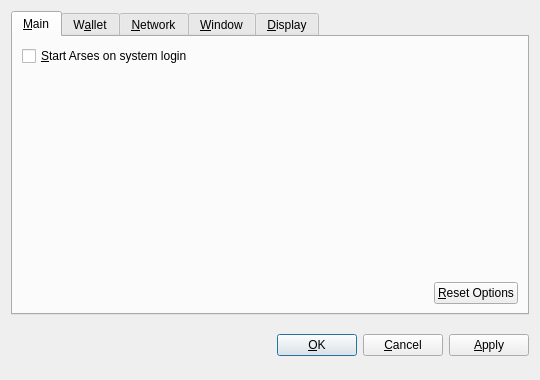
<?xml version="1.0" encoding="UTF-8"?>
<ui version="4.0">
 <class>OptionsDialog</class>
 <widget class="QDialog" name="OptionsDialog">
  <property name="geometry">
   <rect>
    <x>0</x>
    <y>0</y>
    <width>540</width>
    <height>380</height>
   </rect>
  </property>
  <property name="windowTitle">
   <string>Options</string>
  </property>
  <property name="modal">
   <bool>true</bool>
  </property>
  <layout class="QVBoxLayout" name="verticalLayout">
   <item>
    <widget class="QTabWidget" name="tabWidget">
     <property name="tabPosition">
      <enum>QTabWidget::North</enum>
     </property>
     <property name="currentIndex">
      <number>0</number>
     </property>
     <widget class="QWidget" name="tabMain">
      <attribute name="title">
       <string>&amp;Main</string>
      </attribute>
      <layout class="QVBoxLayout" name="verticalLayout_Main">
       <item>
        <widget class="QCheckBox" name="bitcoinAtStartup">
         <property name="toolTip">
          <string>Automatically start Arses after logging in to the system.</string>
         </property>
         <property name="text">
          <string>&amp;Start Arses on system login</string>
         </property>
        </widget>
       </item>
       <item>
        <spacer name="verticalSpacer_Main">
         <property name="orientation">
          <enum>Qt::Vertical</enum>
         </property>
         <property name="sizeHint" stdset="0">
          <size>
           <width>20</width>
           <height>40</height>
          </size>
         </property>
        </spacer>
       </item>
       <item>
        <layout class="QHBoxLayout" name="horizontalLayout_2_Main">
         <item>
          <spacer name="horizontalSpacer_2_Main">
           <property name="orientation">
            <enum>Qt::Horizontal</enum>
           </property>
           <property name="sizeHint" stdset="0">
            <size>
             <width>40</width>
             <height>20</height>
            </size>
           </property>
          </spacer>
         </item>
         <item>
          <widget class="QPushButton" name="resetButton">
           <property name="toolTip">
            <string>Reset all client options to default.</string>
           </property>
           <property name="text">
            <string>&amp;Reset Options</string>
           </property>
           <property name="autoDefault">
            <bool>false</bool>
           </property>
          </widget>
         </item>
        </layout>
       </item>
      </layout>
     </widget>
     <widget class="QWidget" name="tabWallet">
      <attribute name="title">
       <string>W&amp;allet</string>
      </attribute>
      <layout class="QVBoxLayout" name="verticalLayout_Network">
       <item>
        <widget class="QLabel" name="transactionFeeInfoLabel">
         <property name="text">
          <string>Optional transaction fee per kB that helps make sure your transactions are processed quickly. Most transactions are 1 kB.</string>
         </property>
         <property name="textFormat">
          <enum>Qt::PlainText</enum>
         </property>
         <property name="wordWrap">
          <bool>true</bool>
         </property>
        </widget>
       </item>
       <item>
        <layout class="QHBoxLayout" name="horizontalLayout_1_Main">
         <item>
          <widget class="QLabel" name="transactionFeeLabel">
           <property name="text">
            <string>Pay transaction &amp;fee</string>
           </property>
           <property name="textFormat">
            <enum>Qt::PlainText</enum>
           </property>
           <property name="buddy">
            <cstring>transactionFee</cstring>
           </property>
          </widget>
         </item>
         <item>
          <widget class="BitcoinAmountField" name="transactionFee"/>
         </item>
         <item>
          <spacer name="horizontalSpacer_1_Main">
           <property name="orientation">
            <enum>Qt::Horizontal</enum>
           </property>
           <property name="sizeHint" stdset="0">
            <size>
             <width>40</width>
             <height>20</height>
            </size>
           </property>
          </spacer>
         </item>
        </layout>
       </item>
       <item>
        <widget class="QLabel" name="label">
         <property name="text">
          <string>If you disable the spending of unconfirmed change, the change from a transaction cannot be used until that transaction has at least one confirmation. This also affects how your balance is computed.</string>
         </property>
         <property name="wordWrap">
          <bool>true</bool>
         </property>
        </widget>
       </item>
       <item>
        <widget class="QCheckBox" name="spendZeroConfChange">
         <property name="text">
          <string>Spend unconfirmed change  (experts only)</string>
         </property>
        </widget>
       </item>
       <item>
        <spacer name="verticalSpacer">
         <property name="orientation">
          <enum>Qt::Vertical</enum>
         </property>
         <property name="sizeHint" stdset="0">
          <size>
           <width>20</width>
           <height>40</height>
          </size>
         </property>
        </spacer>
       </item>
      </layout>
     </widget>
     <widget class="QWidget" name="tabNetwork">
      <attribute name="title">
       <string>&amp;Network</string>
      </attribute>
      <layout class="QVBoxLayout" name="verticalLayout_Network">
       <item>
        <widget class="QCheckBox" name="mapPortUpnp">
         <property name="toolTip">
          <string>Automatically open the Arses client port on the router. This only works when your router supports UPnP and it is enabled.</string>
         </property>
         <property name="text">
          <string>Map port using &amp;UPnP</string>
         </property>
        </widget>
       </item>
       <item>
        <widget class="QCheckBox" name="connectSocks">
         <property name="toolTip">
          <string>Connect to the Arses network through a SOCKS proxy (e.g. when connecting through Tor).</string>
         </property>
         <property name="text">
          <string>&amp;Connect through SOCKS proxy:</string>
         </property>
        </widget>
       </item>
       <item>
        <layout class="QHBoxLayout" name="horizontalLayout_Network">
         <item>
          <widget class="QLabel" name="proxyIpLabel">
           <property name="text">
            <string>Proxy &amp;IP:</string>
           </property>
           <property name="textFormat">
            <enum>Qt::PlainText</enum>
           </property>
           <property name="buddy">
            <cstring>proxyIp</cstring>
           </property>
          </widget>
         </item>
         <item>
          <widget class="QValidatedLineEdit" name="proxyIp">
           <property name="maximumSize">
            <size>
             <width>140</width>
             <height>16777215</height>
            </size>
           </property>
           <property name="toolTip">
            <string>IP address of the proxy (e.g. 127.0.0.1)</string>
           </property>
          </widget>
         </item>
         <item>
          <widget class="QLabel" name="proxyPortLabel">
           <property name="text">
            <string>&amp;Port:</string>
           </property>
           <property name="textFormat">
            <enum>Qt::PlainText</enum>
           </property>
           <property name="buddy">
            <cstring>proxyPort</cstring>
           </property>
          </widget>
         </item>
         <item>
          <widget class="QLineEdit" name="proxyPort">
           <property name="maximumSize">
            <size>
             <width>55</width>
             <height>16777215</height>
            </size>
           </property>
           <property name="toolTip">
            <string>Port of the proxy (e.g. 9050)</string>
           </property>
          </widget>
         </item>
         <item>
          <widget class="QLabel" name="socksVersionLabel">
           <property name="text">
            <string>SOCKS &amp;Version:</string>
           </property>
           <property name="textFormat">
            <enum>Qt::PlainText</enum>
           </property>
           <property name="buddy">
            <cstring>socksVersion</cstring>
           </property>
          </widget>
         </item>
         <item>
          <widget class="QValueComboBox" name="socksVersion">
           <property name="toolTip">
            <string>SOCKS version of the proxy (e.g. 5)</string>
           </property>
          </widget>
         </item>
         <item>
          <spacer name="horizontalSpacer_Network">
           <property name="orientation">
            <enum>Qt::Horizontal</enum>
           </property>
           <property name="sizeHint" stdset="0">
            <size>
             <width>40</width>
             <height>20</height>
            </size>
           </property>
          </spacer>
         </item>
        </layout>
       </item>
       <item>
        <spacer name="verticalSpacer_Network">
         <property name="orientation">
          <enum>Qt::Vertical</enum>
         </property>
         <property name="sizeHint" stdset="0">
          <size>
           <width>20</width>
           <height>40</height>
          </size>
         </property>
        </spacer>
       </item>
      </layout>
     </widget>
     <widget class="QWidget" name="tabWindow">
      <attribute name="title">
       <string>&amp;Window</string>
      </attribute>
      <layout class="QVBoxLayout" name="verticalLayout_Window">
       <item>
        <widget class="QCheckBox" name="minimizeToTray">
         <property name="toolTip">
          <string>Show only a tray icon after minimizing the window.</string>
         </property>
         <property name="text">
          <string>&amp;Minimize to the tray instead of the taskbar</string>
         </property>
        </widget>
       </item>
       <item>
        <widget class="QCheckBox" name="minimizeOnClose">
         <property name="toolTip">
          <string>Minimize instead of exit the application when the window is closed. When this option is enabled, the application will be closed only after selecting Quit in the menu.</string>
         </property>
         <property name="text">
          <string>M&amp;inimize on close</string>
         </property>
        </widget>
       </item>
       <item>
        <spacer name="verticalSpacer_Window">
         <property name="orientation">
          <enum>Qt::Vertical</enum>
         </property>
         <property name="sizeHint" stdset="0">
          <size>
           <width>20</width>
           <height>40</height>
          </size>
         </property>
        </spacer>
       </item>
      </layout>
     </widget>
     <widget class="QWidget" name="tabDisplay">
      <attribute name="title">
       <string>&amp;Display</string>
      </attribute>
      <layout class="QVBoxLayout" name="verticalLayout_Display">
       <item>
        <layout class="QHBoxLayout" name="horizontalLayout_1_Display">
         <item>
          <widget class="QLabel" name="langLabel">
           <property name="text">
            <string>User Interface &amp;language:</string>
           </property>
           <property name="textFormat">
            <enum>Qt::PlainText</enum>
           </property>
           <property name="buddy">
            <cstring>lang</cstring>
           </property>
          </widget>
         </item>
         <item>
          <widget class="QValueComboBox" name="lang">
           <property name="toolTip">
            <string>The user interface language can be set here. This setting will take effect after restarting Arses.</string>
           </property>
          </widget>
         </item>
        </layout>
       </item>
       <item>
        <layout class="QHBoxLayout" name="horizontalLayout_2_Display">
         <item>
          <widget class="QLabel" name="unitLabel">
           <property name="text">
            <string>&amp;Unit to show amounts in:</string>
           </property>
           <property name="textFormat">
            <enum>Qt::PlainText</enum>
           </property>
           <property name="buddy">
            <cstring>unit</cstring>
           </property>
          </widget>
         </item>
         <item>
          <widget class="QValueComboBox" name="unit">
           <property name="toolTip">
            <string>Choose the default subdivision unit to show in the interface and when sending coins.</string>
           </property>
          </widget>
         </item>
        </layout>
       </item>
       <item>
        <widget class="QCheckBox" name="displayAddresses">
         <property name="toolTip">
          <string>Whether to show Arses addresses in the transaction list or not.</string>
         </property>
         <property name="text">
          <string>&amp;Display addresses in transaction list</string>
         </property>
        </widget>
       </item>
       <item>
        <widget class="QCheckBox" name="coinControlFeatures">
         <property name="toolTip">
          <string>Whether to show coin control features or not.</string>
         </property>
         <property name="text">
          <string>Display coin &amp;control features (experts only!)</string>
         </property>
        </widget>
       </item>
       <item>
        <spacer name="verticalSpacer_Display">
         <property name="orientation">
          <enum>Qt::Vertical</enum>
         </property>
         <property name="sizeHint" stdset="0">
          <size>
           <width>20</width>
           <height>40</height>
          </size>
         </property>
        </spacer>
       </item>
      </layout>
     </widget>
    </widget>
   </item>
   <item>
    <layout class="QHBoxLayout" name="horizontalLayout_Buttons">
     <item>
      <spacer name="horizontalSpacer_1">
       <property name="orientation">
        <enum>Qt::Horizontal</enum>
       </property>
       <property name="sizeHint" stdset="0">
        <size>
         <width>40</width>
         <height>48</height>
        </size>
       </property>
      </spacer>
     </item>
     <item>
      <widget class="QLabel" name="statusLabel">
       <property name="font">
        <font>
         <weight>75</weight>
         <bold>true</bold>
        </font>
       </property>
       <property name="text">
        <string/>
       </property>
       <property name="textFormat">
        <enum>Qt::PlainText</enum>
       </property>
       <property name="wordWrap">
        <bool>true</bool>
       </property>
      </widget>
     </item>
     <item>
      <spacer name="horizontalSpacer_2">
       <property name="orientation">
        <enum>Qt::Horizontal</enum>
       </property>
       <property name="sizeHint" stdset="0">
        <size>
         <width>40</width>
         <height>48</height>
        </size>
       </property>
      </spacer>
     </item>
     <item>
      <widget class="QPushButton" name="okButton">
       <property name="text">
        <string>&amp;OK</string>
       </property>
      </widget>
     </item>
     <item>
      <widget class="QPushButton" name="cancelButton">
       <property name="text">
        <string>&amp;Cancel</string>
       </property>
       <property name="autoDefault">
        <bool>false</bool>
       </property>
      </widget>
     </item>
     <item>
      <widget class="QPushButton" name="applyButton">
       <property name="text">
        <string>&amp;Apply</string>
       </property>
       <property name="autoDefault">
        <bool>false</bool>
       </property>
      </widget>
     </item>
    </layout>
   </item>
  </layout>
 </widget>
 <customwidgets>
  <customwidget>
   <class>BitcoinAmountField</class>
   <extends>QSpinBox</extends>
   <header>bitcoinamountfield.h</header>
  </customwidget>
  <customwidget>
   <class>QValueComboBox</class>
   <extends>QComboBox</extends>
   <header>qvaluecombobox.h</header>
  </customwidget>
  <customwidget>
   <class>QValidatedLineEdit</class>
   <extends>QLineEdit</extends>
   <header>qvalidatedlineedit.h</header>
  </customwidget>
 </customwidgets>
 <resources/>
 <connections/>
</ui>
